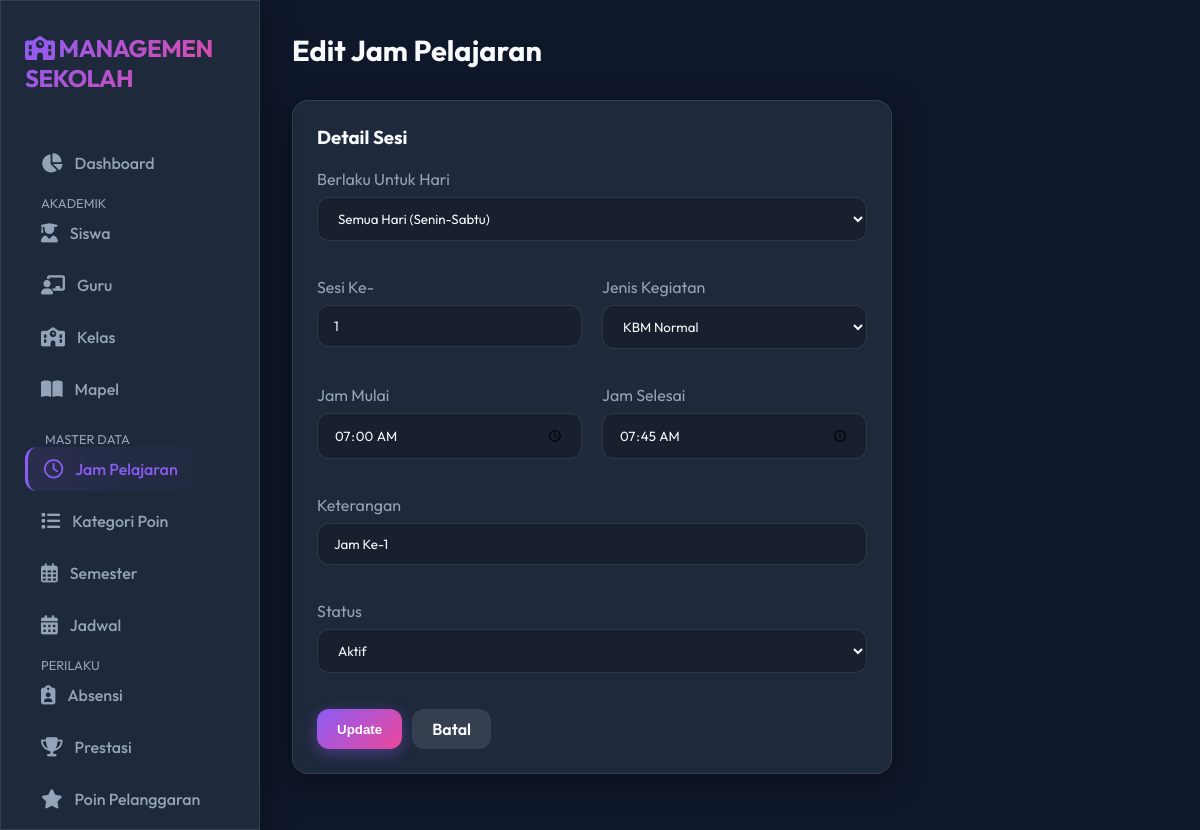
Page /lesson_hours/edit.php?id=1 on the committed database.
### tables this page shows
CREATE TABLE `jam_pelajaran` (
  `id` int(11) NOT NULL AUTO_INCREMENT,
  `sesi` int(11) NOT NULL,
  `jam_mulai` time NOT NULL,
  `jam_selesai` time NOT NULL,
  `keterangan` varchar(50) DEFAULT NULL,
  `jenis` enum('normal','istirahat','upacara','khusus') DEFAULT 'normal',
  `hari` enum('senin','selasa','rabu','kamis','jumat','sabtu','minggu','semua') DEFAULT 'semua',
  `status` enum('aktif','nonaktif') DEFAULT 'aktif',
  `created_at` timestamp NOT NULL DEFAULT CURRENT_TIMESTAMP,
  `updated_at` timestamp NOT NULL DEFAULT CURRENT_TIMESTAMP ON UPDATE CURRENT_TIMESTAMP,
  PRIMARY KEY (`id`)
);

### lesson_hours/edit.php (the view, shortened to what this page needs)
<?php
include '../config/database.php';
include '../includes/header.php';
include '../includes/sidebar.php';
$id = $_GET['id'];
$row = $conn->query("SELECT * FROM jam_pelajaran WHERE id = $id")->fetch_assoc();
?>
<div class="main-content">
    <div class="top-bar">
        <h1 class="page-title">Edit Jam Pelajaran</h1>
    </div>
    <div class="card glass" style="max-width: 600px;">
        <form action="process_edit.php" method="POST">
            <h3 style="margin-bottom: 20px;">Detail Sesi</h3>
            <div style="margin-bottom: 20px;">
                <label style="color: var(--text-muted); display: block; margin-bottom: 8px;">Berlaku Untuk Hari</label>
                <select name="hari" required>
                    <option value="semua" <?= $row['hari'] == 'semua' ? 'selected' : '' ?>>Semua Hari (Senin-Sabtu)
                    </option>
                </select>
            </div>
            <div style="display: grid; grid-template-columns: 1fr 1fr; gap: 20px;">
                <div style="margin-bottom: 20px;">
                    <label style="color: var(--text-muted); display: block; margin-bottom: 8px;">Sesi Ke-</label>
                    <input type="number" name="sesi" value="<?= $row['sesi'] ?>" required>
                </div>
                <div style="margin-bottom: 20px;">
                    <label style="color: var(--text-muted); display: block; margin-bottom: 8px;">Jenis Kegiatan</label>
                    <select name="jenis">
                        <option value="normal" <?= $row['jenis'] == 'normal' ? 'selected' : '' ?>>KBM Normal</option>
                    </select>
                </div>
            </div>
            <div style="display: grid; grid-template-columns: 1fr 1fr; gap: 20px;">
                <div style="margin-bottom: 20px;">
                    <label style="color: var(--text-muted); display: block; margin-bottom: 8px;">Jam Mulai</label>
                    <input type="time" name="jam_mulai" value="<?= date('H:i', strtotime($row['jam_mulai'])) ?>"
                        required>
                </div>
                <div style="margin-bottom: 20px;">
                    <label style="color: var(--text-muted); display: block; margin-bottom: 8px;">Jam Selesai</label>
                    <input type="time" name="jam_selesai" value="<?= date('H:i', strtotime($row['jam_selesai'])) ?>"
                        required>
                </div>
            </div>
            <div style="margin-bottom: 20px;">
                <label style="color: var(--text-muted); display: block; margin-bottom: 8px;">Keterangan</label>
                <input type="text" name="keterangan" value="<?= $row['keterangan'] ?>">
            </div>
            <div style="margin-bottom: 20px;">
                <label style="color: var(--text-muted); display: block; margin-bottom: 8px;">Status</label>
                <select name="status">
                    <option value="aktif" <?= $row['status'] == 'aktif' ? 'selected' : '' ?>>Aktif</option>
                </select>
            </div>
            <div style="margin-top: 20px; display: flex; gap: 10px;">
                <button type="submit" class="btn btn-primary">Update</button>
                <a href="idx.php" class="btn" style="background: rgba(255,255,255,0.1);">Batal</a>
            </div>
        </form>
    </div>
</div>
<?php include '../includes/footer.php'; ?>

### assets/css/style.css (style rules this page uses)
:root { --bg-dark: #0f172a; --bg-card: #1e293b; --primary: #8b5cf6; --secondary: #ec4899; --accent: #10b981; --text-main: #f8fafc; --text-muted: #94a3b8; --glass-bg: rgba(30, 41, 59, 0.7); --glass-border: rgba(255, 255, 255, 0.1); --radius: 16px; --input-bg: rgba(0, 0, 0, 0.2); --input-border: var(--glass-border); }
* { margin: 0; padding: 0; box-sizing: border-box; }
body { font-family: 'Outfit', sans-serif; background-color: var(--bg-dark); color: var(--text-main); overflow-x: hidden; min-height: 100vh; }
.glass { background: var(--glass-bg); backdrop-filter: blur(12px); -webkit-backdrop-filter: blur(12px); border: 1px solid var(--glass-border); box-shadow: 0 8px 32px 0 rgba(0, 0, 0, 0.37); }
a { text-decoration: none; color: inherit; transition: 0.3s; }
.main-content { flex: 1; margin-left: 260px; padding: 2rem; }
.top-bar { display: flex; justify-content: space-between; align-items: center; margin-bottom: 2rem; }
.page-title { font-size: 1.8rem; font-weight: 700; }
.card { background: var(--bg-card); border-radius: var(--radius); padding: 1.5rem; border: 1px solid var(--glass-border); margin-bottom: 1.5rem; }
.btn { padding: 10px 20px; border-radius: 12px; border: none; cursor: pointer; font-weight: 600; display: inline-flex; align-items: center; gap: 8px; transition: transform 0.2s; }
.btn-primary { background: linear-gradient(135deg, var(--primary), var(--secondary)); color: white; box-shadow: 0 4px 15px rgba(139, 92, 246, 0.4); }
input, select, textarea { width: 100%; padding: 12px 16px; background: var(--input-bg); border: 1px solid var(--input-border); border-radius: 12px; color: var(--text-main); margin-bottom: 1rem; font-family: inherit; transition: 0.3s; }

### rows in the picture
jam_pelajaran: hari "Semua Hari (Senin-Sabtu)", sesi "1", jenis "KBM Normal", jam_mulai "07:00", jam_selesai "07:45", keterangan "Jam Ke-1", status "Aktif"
